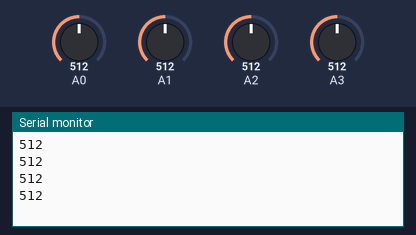
A sketch run on a simulated Arduino Uno, built with avr-gcc and run on an emulated ATmega328P. Parts: the last lines printed to the serial monitor. The inputs (shaded band) are chosen by the test bench; at power-on: A0 = 512, A1 = 512, A2 = 512, A3 = 512.

Above: at 3.8 s.
3.9 s: A0 set to 716
7.8 s: A1 set to 306
11.7 s: A2 set to 992
At 12.6 s:
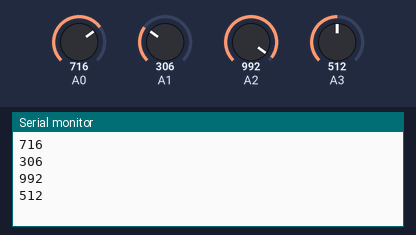
15.6 s: A3 set to 30
At 19.4 s:
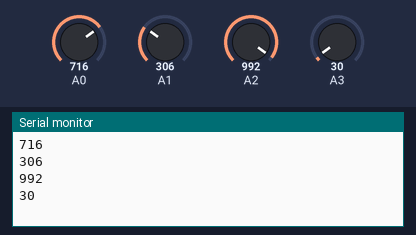
Timing chart, 0 to 20.5 s (numbered marks = the images above; inputs shaded):
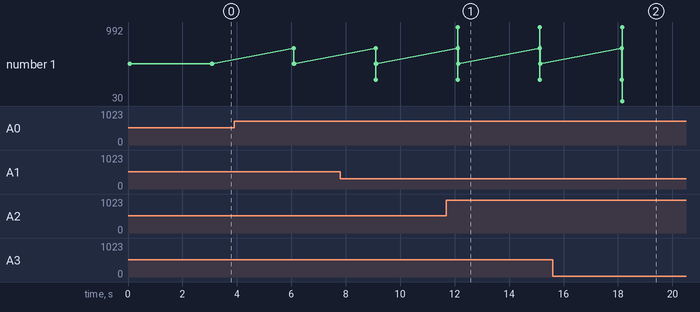

The sketch:

arduino_photo_resistance.ino
```cpp
int ph_r_TL_v;
int ph_r_TR_v;
int ph_r_BL_v;
int ph_r_BR_v;


void setup() {
  // put your setup code here, to run once:
    // photo resistance
  pinMode(A0,INPUT);
  pinMode(A1,INPUT);
  pinMode(A2,INPUT);
  pinMode(A3,INPUT);

  Serial.begin(9600);

}

void loop() {

  Serial.println(" photo resistance: ");


  // put your main code here, to run repeatedly:
  ph_r_TL_v = analogRead(A0);
  ph_r_TR_v = analogRead(A1);
  ph_r_BL_v = analogRead(A2);
  ph_r_BR_v = analogRead(A3);

    // Afficher Les Valeurs de photoResistances
  Serial.println(" Ph_res  Values (TL TR BL BR) : ");
  Serial.println(ph_r_TL_v);
  Serial.println(ph_r_TR_v);
  Serial.println(ph_r_BL_v);
  Serial.println(ph_r_BR_v);
  Serial.println(" ");
  delay(3000);

}
```

Measured:
- after the input at 11.7 s, the serial monitor: prints a new line after 0.42 s (image 1)
- after the input at 15.6 s, the serial monitor: prints a new line after 2.6 s (image 2)
- plotted number 1: 512 → 30 after the input at 15.6 s
